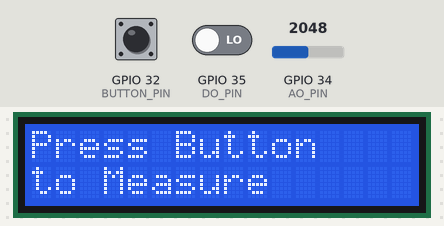
A program run on a simulated ESP32. Shown: 16×2 character LCD. Inputs (shaded band) come from the test bench; at power-on: GPIO 32 (BUTTON_PIN) HIGH, GPIO 34 (AO_PIN) = 2048, GPIO 35 (DO_PIN) LOW. What the program prints to the serial monitor is not drawn.

Above: at 2.4 s.
2.5 s: GPIO 32 (BUTTON_PIN) pulled LOW for 0.15 s
At 3.6 s:
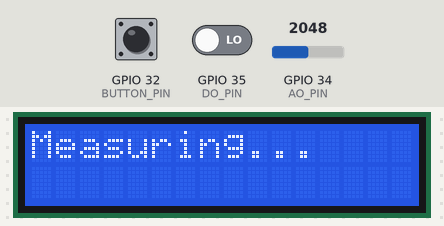
At 5.3 s:
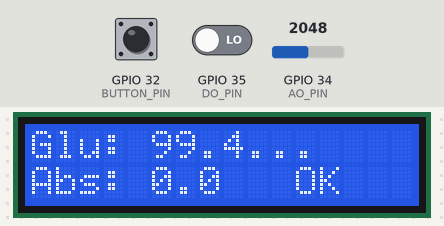
5.6 s: GPIO 32 (BUTTON_PIN) pulled LOW for 1 s
9.6 s: GPIO 32 (BUTTON_PIN) pulled LOW for 3.2 s
Timing chart, 0 to 12.6 s (numbered marks = the images above; inputs shaded):
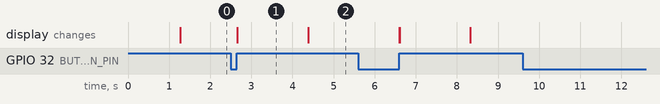

Measured:
- after the input at 2.5 s, the display: first changes after 0.15 s (image 1 shows a later state)
- what the display in image 1 shows lasts 1.7 s, from 2.7 s to 4.4 s

The program:

main.cpp
```cpp
#include <Arduino.h>
#include <LiquidCrystal.h>

#define AO_PIN 34
#define DO_PIN 35
#define BUTTON_PIN 32

LiquidCrystal lcd(12, 14, 27, 26, 25, 33);

enum State {IDLE, WAIT_FINGER, MEASURING, SHOW_RESULT};
State currentState = IDLE;

// ================= Arduino-Ready PLSR Constants =================

// Means and standard deviations
const float mean_raw = 2051.110;
const float std_raw  = 678.03025;

const float mean_baseline = 2035.132;
const float std_baseline  = 553.334626;

const float mean_reflection_scaled = 50.29253;
const float std_reflection_scaled  = 8.533143;

const float mean_reflection_norm = 0.510425;
const float std_reflection_norm  = 0.284628;

const float mean_absorption = 0.489575;
const float std_absorption  = 0.284628;

// PLSR coefficients
const float pls_intercept = 101.637257;

const float coef_raw               = 0.059801;
const float coef_baseline          = -0.057960;
const float coef_reflection_scaled = 0.280233;
const float coef_reflection_norm   = 0.280233;
const float coef_absorption        = -0.280233;

// Global values
float baseline = -1;
float last_glucose = 0;
float last_absorption = 0;
String last_status = "";

// ================= Filters =================
float smooth(float prev, float current, float factor=0.2) {
    return prev*(1-factor) + current*factor;
}

//UPDATED: Stops if finger removed
float getStableReading(uint8_t pin, int samples=50, int delayMs=10) {
    long sum = 0;
    int valid = 0;

    for(int i=0; i<samples; i++){
        // Stop if finger removed
        if(digitalRead(DO_PIN) == HIGH){
            return -1;
        }

        int v = analogRead(pin);
        if(v > 50){
            sum += v;
            valid++;
        }
        delay(delayMs);
    }

    return (valid > 0)? sum/valid : -1;
}

float getAbsorption(float raw, float base){
    float absorb = ((base - raw) / base) * 100.0;
    return constrain(absorb, -5, 25);
}

String glucoseStatus(float g){
    if(g < 70) return "LOW";
    if(g > 140) return "HIGH";
    return "OK";
}

// ======================= PLSR Prediction =================
float predictPLSR(float raw, float baseline_val, float reflection_scaled, float reflection_norm, float absorption) {
    float raw_s = (raw - mean_raw) / std_raw;
    float baseline_s = (baseline_val - mean_baseline) / std_baseline;
    float reflection_scaled_s = (reflection_scaled - mean_reflection_scaled) / std_reflection_scaled;
    float reflection_norm_s = (reflection_norm - mean_reflection_norm) / std_reflection_norm;
    float absorption_s = (absorption - mean_absorption) / std_absorption;

    float glucose = pls_intercept +
                    coef_raw * raw_s +
                    coef_baseline * baseline_s +
                    coef_reflection_scaled * reflection_scaled_s +
                    coef_reflection_norm * reflection_norm_s +
                    coef_absorption * absorption_s;
    return glucose;
}

// ======================= SETUP =======================
void setup() {
    Serial.begin(115200);

    pinMode(AO_PIN, INPUT);
    pinMode(DO_PIN, INPUT);
    pinMode(BUTTON_PIN, INPUT_PULLUP);

    lcd.begin(16,2);
    lcd.print("Glucose Scan");
    delay(1200);
    lcd.clear();
}

// ======================= LOOP ========================
void loop() {

    switch(currentState) {

        case IDLE:
        {
            lcd.setCursor(0,0); lcd.print("Press Button   ");
            lcd.setCursor(0,1); lcd.print("to Measure     ");

            if(digitalRead(BUTTON_PIN) == LOW){
                delay(150);
                while(digitalRead(BUTTON_PIN)==LOW);
                currentState = WAIT_FINGER;
                lcd.clear();
            }
        }
        break;

        case WAIT_FINGER:
        {
            lcd.setCursor(0,0); lcd.print("Place Finger   ");
            lcd.setCursor(0,1); lcd.print("on Sensor      ");

            unsigned long t0 = millis();
            bool detected = false;

            while(millis() - t0 < 8000){
                if(digitalRead(DO_PIN) == LOW){
                    detected = true;
                    break;
                }

                if(digitalRead(BUTTON_PIN) == LOW){
                    lcd.clear();
                    lcd.print("Cancelled");
                    delay(1200);
                    currentState = IDLE;
                    break;
                }
            }

            if(!detected){
                lcd.clear();
                lcd.print("No Finger!");
                delay(1200);
                currentState = IDLE;
            } else {
                currentState = MEASURING;
            }
        }
        break;

        case MEASURING:
        {
            lcd.clear();
            lcd.print("Measuring...");

            Serial.println("=== Measurement Started ===");

            // Safety check
            if(digitalRead(DO_PIN) == HIGH){
                lcd.clear();
                lcd.print("Finger Removed");
                delay(1200);
                currentState = IDLE;
                break;
            }

            float base = getStableReading(AO_PIN, 50, 10);
            if(base < 0){
                lcd.clear();
                lcd.print("Finger Removed");
                delay(1200);
                currentState = IDLE;
                break;
            }

            baseline = (baseline < 0) ? base : smooth(baseline, base, 0.1);

            float raw = getStableReading(AO_PIN, 60, 20);
            if(raw < 0){
                lcd.clear();
                lcd.print("Finger Removed");
                delay(1200);
                currentState = IDLE;
                break;
            }

            // Scale sensor readings to model range
            float raw_model = raw * (mean_raw / 110.0);
            float baseline_model = baseline * (mean_baseline / 110.0);

            float reflection_scaled = ((raw - baseline) / baseline) * 100.0;
            float reflection_norm = reflection_scaled / 100.0;
            float absorption = getAbsorption(raw, baseline);

            // PLSR prediction
            last_glucose = predictPLSR(raw_model, baseline_model, reflection_scaled, reflection_norm, absorption);
            last_status = glucoseStatus(last_glucose);
            last_absorption = absorption;

            Serial.printf(
              "\nBaseline: %.2f, Raw: %.2f, Absorb: %.2f, Glucose: %.1f, Status: %s\n",
              baseline, raw, absorption, last_glucose, last_status.c_str()
            );

            currentState = SHOW_RESULT;
        }
        break;

        case SHOW_RESULT:
        {
            lcd.setCursor(0,0);
            lcd.print("Glu: ");
            lcd.print(last_glucose,1);

            lcd.setCursor(0,1);
            lcd.print("Abs: ");
            lcd.print(last_absorption,1);

            lcd.setCursor(11,1);
            lcd.print(last_status);

            if(digitalRead(BUTTON_PIN) == LOW){
                delay(200);
                while(digitalRead(BUTTON_PIN)==LOW);
                currentState = WAIT_FINGER;
                lcd.clear();
            }
        }
        break;
    }
}
```
